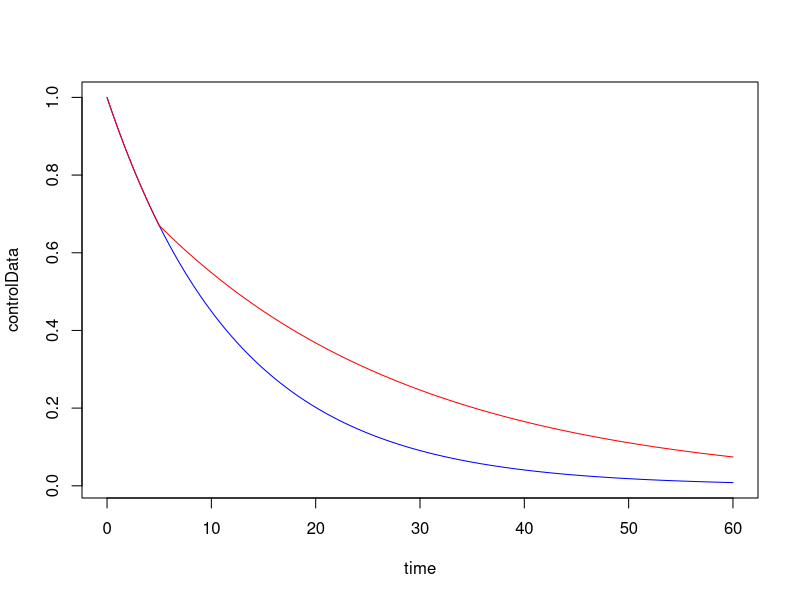
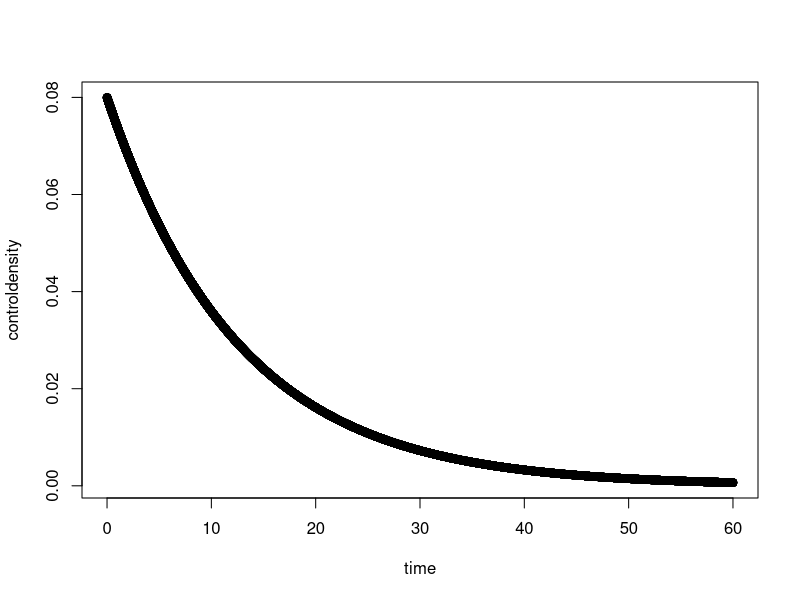
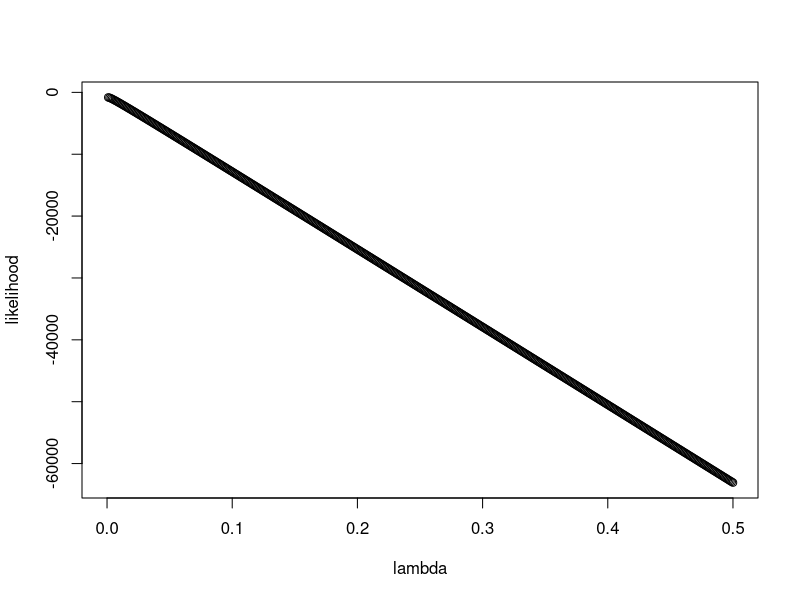
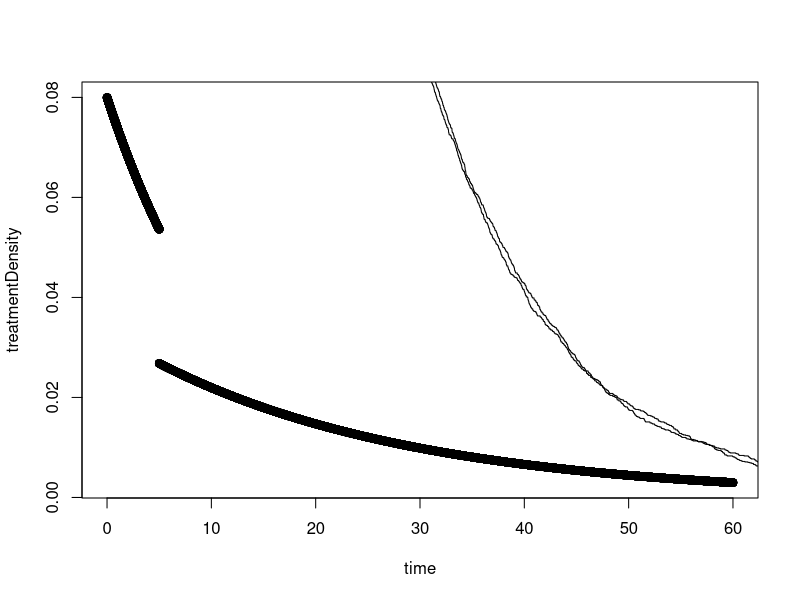

These figures' R source, in order:
library(survival)
lambdac <- 0.08
lambdat <- 0.04
bigT <- 5
time <- seq(0, 60, by=0.001)
controlData <- exp(-lambdac*time)
plot(time, controlData, type="l", col="blue")
treatmentData <- ifelse(time<bigT, exp(-lambdac*time), exp(-(lambdac*bigT)-lambdat*(time-bigT)) )
lines(time, treatmentData, col="red")

controldensity <- lambdac*exp(-lambdac*time)
plot(time, controldensity)

#Can use inversion sampling

u <- runif(10000, 0, 0.08)

correstime <- -(1/lambdac)*log(u/lambdac)

controlData <- data.frame(time= correstime)

lambda <- seq(0, 0.5, by=0.001)
likelihood <- 100*log(lambda)-lambda*sum(correstime)
plot(lambda, likelihood)

10000/sum(correstime)


treatmentDensity <- ifelse(time<=bigT, lambdac*exp(-lambdac*time), lambdat*exp(-lambdat*(time-bigT)-bigT*lambdac))
plot(time,treatmentDensity)

controlfit <- survfit(Surv(time)~1, data = controlData)
lines(controlfit, conf.int = F)

CP <- lambdat*exp(-lambdac*bigT)

u <- runif(10000, 0, 0.08)

correstime <- ifelse(u<CP, -(1/lambdac)*log(u/lambdac), (1/lambdat)*(lambdat*bigT-log(u/lambdat)-bigT*lambdac))


treatmentData <- data.frame(time= correstime)


treatmentfit <-  survfit(Surv(time)~1, data = treatmentData)
lines(treatmentfit, conf.int = F)

u <- 0.04
(1/lambdat)*(lambdat*bigT-log(u/lambdat)-bigT*lambdac)
